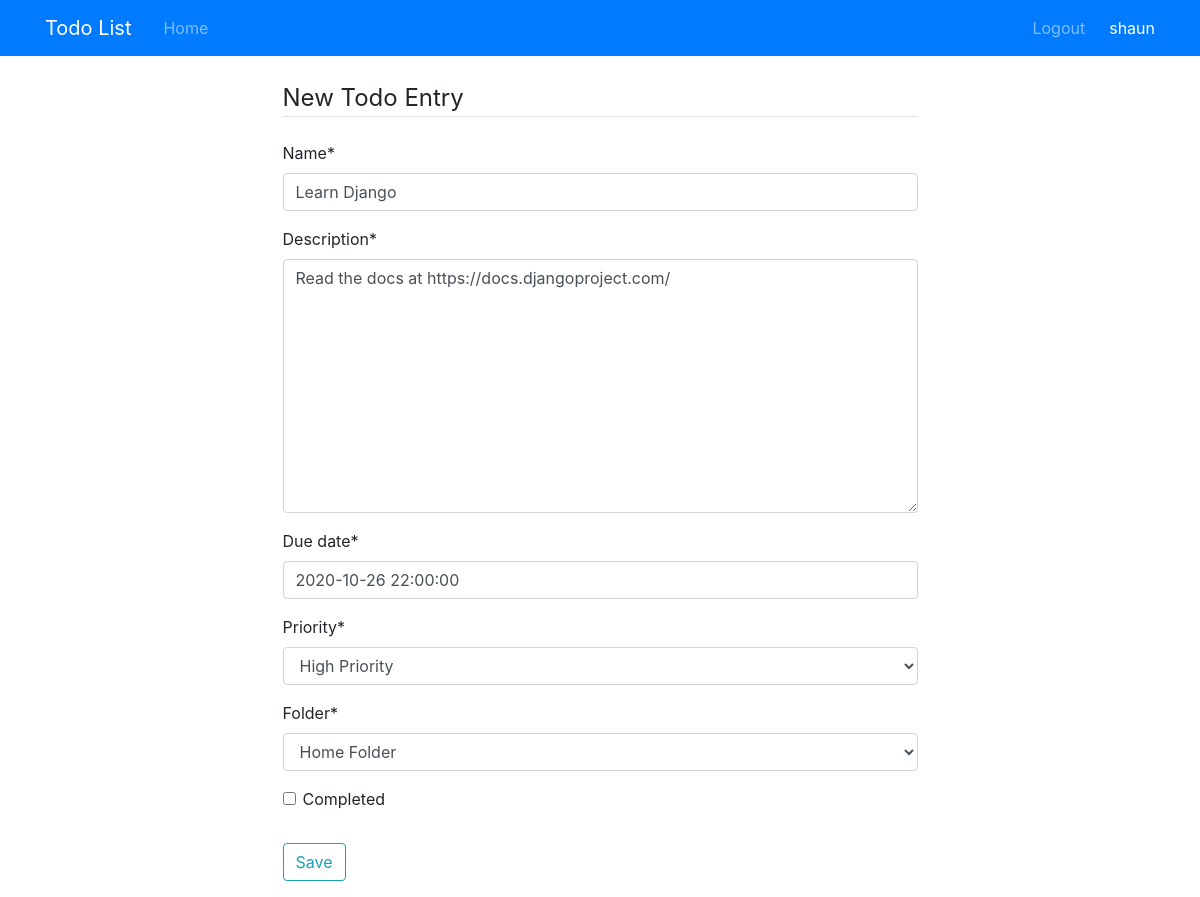
Screenshot of /entry/3/ (signed in) with the database file from the repository.
### todo/models.py (models this page shows, shortened)
class Entry(models.Model):
    name = models.CharField(max_length=200)
    description = models.TextField()
    date_created = models.DateTimeField(default=timezone.now)
    due_date = models.DateTimeField()
    priority = models.PositiveIntegerField(default=1, choices=PRIORITY_CHOICES)
    completed = models.BooleanField(default=False)
    folder = models.ForeignKey(Folder, on_delete=models.CASCADE)

class Folder(models.Model):
    name = models.CharField(max_length=200)
    user = models.ForeignKey(User, on_delete=models.CASCADE)
    def __str__(self):
        return self.name

### todo/views.py (the view)
# urls.py: path('entry/<int:entry_id>/', views.update_entry, name='update_entry'),
@login_required
def update_entry(request, entry_id):
    entry = get_object_or_404(Entry, pk=entry_id)
    if request.user != entry.folder.user:
        return HttpResponseForbidden()
    if request.method == 'POST':
        form = EntryCreationForm(request.user, request.POST, instance=entry)
        if form.is_valid():
            form.save()
            messages.success(request, f"Your To Do entry has been updated!")
            return redirect('todo:folder', folder_id = form.cleaned_data['folder'].id)
    else:
        form = EntryCreationForm(request.user, instance=entry)
    return render(request, "todo/entry_form.html", {'form' : form, 'entry_id':entry_id})

### todo/forms.py
class EntryCreationForm(forms.ModelForm):
    class Meta:
        model = Entry
        fields = ['name', 'description', 'due_date', 'priority', 'folder', 'completed']
    def __init__(self, user, *args, **kwargs):
        super(EntryCreationForm, self).__init__(*args, **kwargs)
        self.fields['folder'].queryset = user.folder_set

### todo/templates/todo/entry_form.html (shortened to what this page needs)
{% extends "todo/base.html" %}
{% load crispy_forms_tags %}
{% block content %}
    <div class="row">
        <div class="col-md-7 mx-auto">
            <div class="content-section">
                <form method="POST">
                    <fieldset class="form-group">
                        <legend class="border-bottom mb-4">New Todo Entry</legend>
                        {{ form|crispy }}
                    </fieldset>
                    <div class="form-group">
                        <button type="submit" class="btn btn-outline-info">Save</button>
                    </div>
                </form>
            </div>
        </div>
    </div>
{% endblock content %}

### todo/templates/todo/base.html (shortened to what this page needs)
<!DOCTYPE html>
<html lang="en">
    <head>
        <link rel="stylesheet" href="https://cdn.jsdelivr.net/npm/bootstrap@4.5.3/dist/css/bootstrap.min.css">
    </head>
    <body style="margin-top:5rem">
        <header class="site-header">
            <nav class="navbar navbar-expand-md navbar-dark bg-primary fixed-top">
                <div class="container">
                    <a class="navbar-brand mr-4" href="{% url 'todo:home' %}">Todo List</a>
                    <div class="collapse navbar-collapse" id="navbarToggle">
                        <div class="navbar-nav mr-auto">
                            <a class="nav-item nav-link" href="{% url 'todo:home' %}">Home</a>
                        </div>
                        <div class="navbar-nav">
                            {% if user.is_authenticated %}
                                <a class="nav-item nav-link" href="{% url 'logout' %}">Logout</a>
                                <span class="navbar-text text-white ml-3">{{ user }}</span>
                            {% else %}
                                <a class="nav-item nav-link" href="{% url 'login' %}">Login</a>
                                <a class="nav-item nav-link" href="{% url 'register' %}">Register</a>
                            {% endif %}
                        </div>
                    </div>
                </div>
            </nav>
        </header>
        <main role="main" class="container mt-10">
            {% block content %}{% endblock %}
        </main>
</body>
</html>

### rows the page displays
Entry: name "Learn Django", description "Read the docs at https://docs.djangoproject.com/", due_date "2020-10-26 22:00:00", priority "High Priority", folder "Home Folder"

### other values shown
{{ user }} "shaun"
